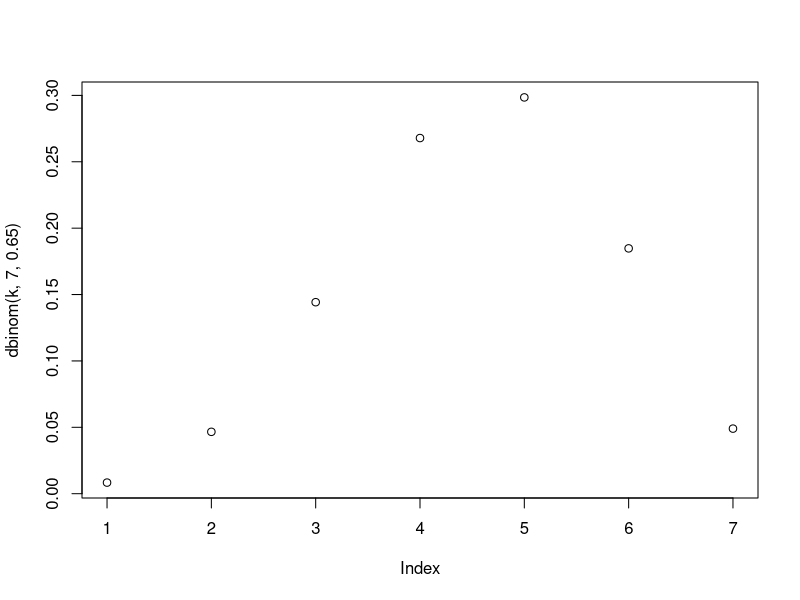
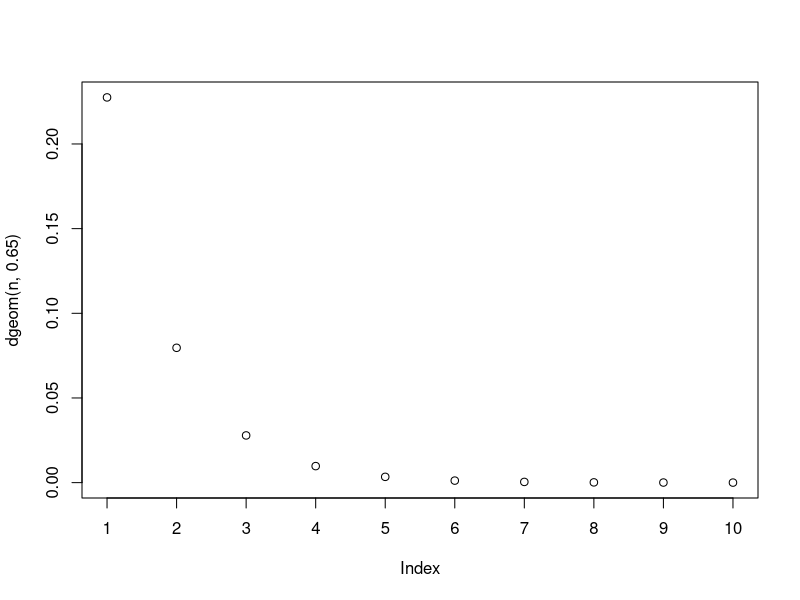
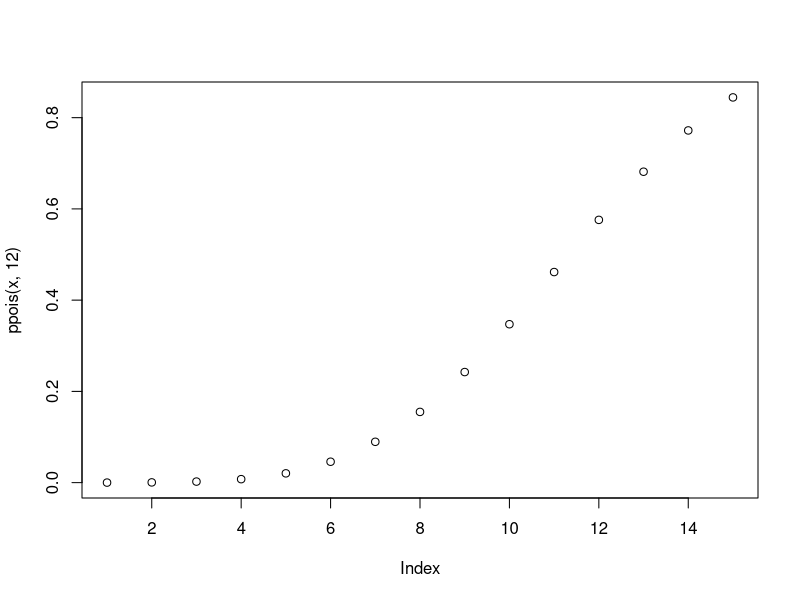
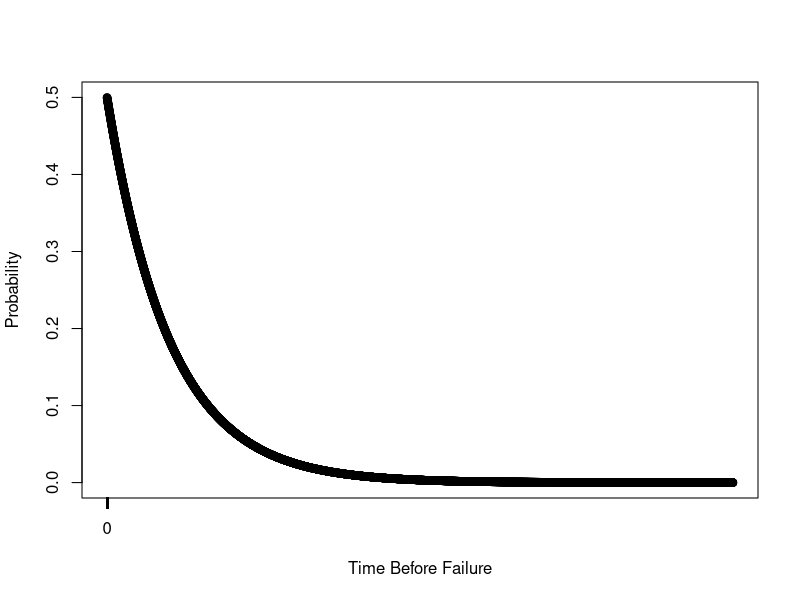
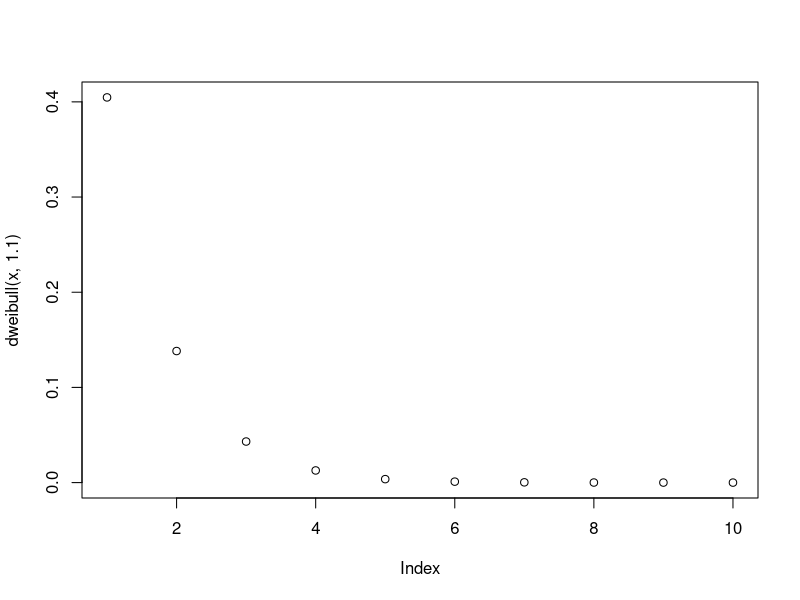

These figures' R source, in order:
## ---- chunk 1
knitr::opts_chunk$set(echo = TRUE)
## ---- chunk 2
dbinom(3, 7, .65)


## ---- chunk 3
library(stats)
k = c(1:7)
v = c(1:7)
plot(dbinom(k, 7, .65), xaxt = "n") +  axis(1, at = k, labels = v, tick = TRUE)


## ---- chunk 4
p = .65
q = 1-p
n = 4
fx = p*(q^n)
fx
## ---- chunk 5
n = c(1:10)
plot(dgeom(n, .65), xaxt = "n") + axis(1, at = n, labels = n, tick = TRUE)
## ---- chunk 6

x = c(1:15)
plot(ppois(x, 12))
## ---- chunk 7
x = seq(0, 20, length.out = 10000)
y = c(0,20)
plot(dexp(x, .5), xlab = "Time Before Failure", ylab = "Probability", xaxt='n') + axis(1, at = x, labels = x, tick = TRUE)


## ---- chunk 8
x = c(1:10)
plot(dweibull(x, 1.1))


